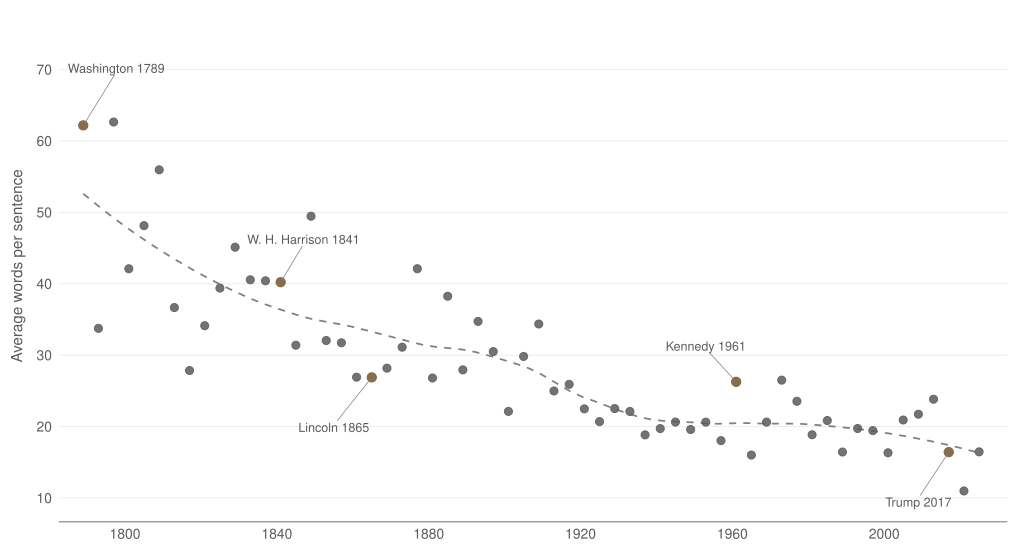

This chart was generated by the following R code:
# Task 9 v1 — Average sentence length in US inaugural addresses, 1789-2025.
#
# Story: American presidential rhetoric has structurally simplified.
# Washington's 1789 inaugural averaged 51 words per sentence (Latinate,
# clause-stacked Federalist prose). Modern inaugurals run 13-19 wpsentence,
# below modern newspaper writing. The decline is not about "shorter
# speeches" (some recent inaugurals are long) — it's about sentence
# structure. Long, periodic sentences disappeared.
#
# Data source: Quanteda built-in `data_corpus_inaugural`, exported once
# via data/task_09/export_corpus.R to data/task_09/inaugural_addresses.csv.
# Quanteda traces the texts to Bartleby.com / Miller Center / C-SPAN.
#
# Method: tokenize each address into sentences (quanteda nsentence /
# ntoken on a sentence-tokenized corpus). Average sentence length =
# total tokens (words) / total sentences for that address.
#
# Chart: scatter (year, avg sentence length) + LOESS smoother. Five
# inaugurals annotated as story anchors: Washington 1789 (high),
# W.H.Harrison 1841 (long-but-grand), Lincoln 1865 (short, plain),
# JFK 1961 (famously punchy), Trump 2017 (modern low).

setwd("/Users/alexanderweber/Documents/hsg/6_semester/data_visualization_with_ai")

suppressPackageStartupMessages({
  library(dplyr)
  library(readr)
  library(stringr)
  library(quanteda)
  library(ggplot2)
  library(ggrepel)
})

source("design_system.R")
chart_family <- ""

# ---- Load -------------------------------------------------------------
raw <- read_csv("data/task_09/inaugural_addresses.csv", show_col_types = FALSE)

# ---- Per-address text statistics --------------------------------------
# Sentence count uses quanteda's tokenizer (handles "Mr.", "U.S.", etc.
# better than naive period splitting). Word count strips punctuation.
compute_stats <- function(txt) {
  corp_one <- corpus(txt)
  sents    <- corpus_reshape(corp_one, to = "sentences")
  toks     <- tokens(sents, remove_punct = TRUE, remove_symbols = TRUE,
                    remove_numbers = FALSE)
  n_sent   <- ndoc(sents)
  n_word   <- sum(ntoken(toks))
  tibble(n_sent = n_sent, n_word = n_word,
         avg_wps = n_word / n_sent)
}

stats <- raw %>%
  rowwise() %>%
  mutate(s = list(compute_stats(text))) %>%
  ungroup() %>%
  tidyr::unnest_wider(s) %>%
  select(year, president, first_name, party, n_word, n_sent, avg_wps)

cat("Stats summary:\n")
print(stats %>% summarise(min = min(avg_wps), median = median(avg_wps),
                          max = max(avg_wps)))
cat("\nTop 5 longest sentences (avg):\n")
print(stats %>% arrange(desc(avg_wps)) %>% head(5))
cat("\nTop 5 shortest sentences (avg):\n")
print(stats %>% arrange(avg_wps) %>% head(5))

# ---- Annotation anchors -----------------------------------------------
anchors <- tibble(
  year = c(1789, 1841, 1865, 1961, 2017),
  label = c("Washington 1789",
            "W. H. Harrison 1841",
            "Lincoln 1865",
            "Kennedy 1961",
            "Trump 2017")
)

ann <- stats %>% inner_join(anchors, by = "year")
cat("\nAnnotation anchor values:\n"); print(ann)

# ---- Plot -------------------------------------------------------------
x_breaks <- seq(1800, 2020, by = 40)
y_breaks <- seq(10, 70, by = 10)

p <- ggplot(stats, aes(x = year, y = avg_wps)) +
  geom_smooth(method = "loess", span = 0.55, se = FALSE,
              color = pg_palette$dark_stone, linewidth = 0.6,
              linetype = "dashed") +
  geom_point(color = pg_palette$alloy, size = 2.4, alpha = 0.85) +
  geom_point(data = ann, color = pg_palette$copper, size = 2.8) +
  geom_text_repel(data = ann, aes(label = label),
                  family = chart_family, size = 3.1,
                  color = pg_palette$alloy,
                  segment.color = pg_palette$dark_stone,
                  segment.size = 0.25,
                  box.padding = 0.45, point.padding = 0.35,
                  min.segment.length = 0,
                  nudge_y = c(8, 6, -7, 5, -7),
                  nudge_x = c(8, 6, -10, -8, -8),
                  seed = 17) +
  scale_x_continuous(breaks = x_breaks,
                     limits = c(1785, 2030),
                     expand = expansion(mult = c(0.01, 0.01))) +
  scale_y_continuous(breaks = y_breaks,
                     limits = c(8, 75),
                     expand = expansion(mult = c(0.02, 0.05))) +
  labs(x = NULL, y = "Average words per sentence") +
  theme_pg(base_size = 11, base_family = chart_family) +
  theme(
    panel.grid.major.y = element_line(color = pg_palette$light_quartz,
                                      linewidth = 0.3),
    panel.grid.major.x = element_blank(),
    plot.margin = margin(t = 8, r = 12, b = 6, l = 8)
  )

out_pdf <- "iterations/task_09/v1/inaugural_sentence_length_v1.pdf"
ggsave(out_pdf, p, width = 26, height = 14, units = "cm", device = "pdf")
cat("\nSaved:", out_pdf, "\n")

# ---- Sanity-check exports ---------------------------------------------
write_csv(stats,
          "iterations/task_09/v1/inaugural_sentence_length_stats.csv")
